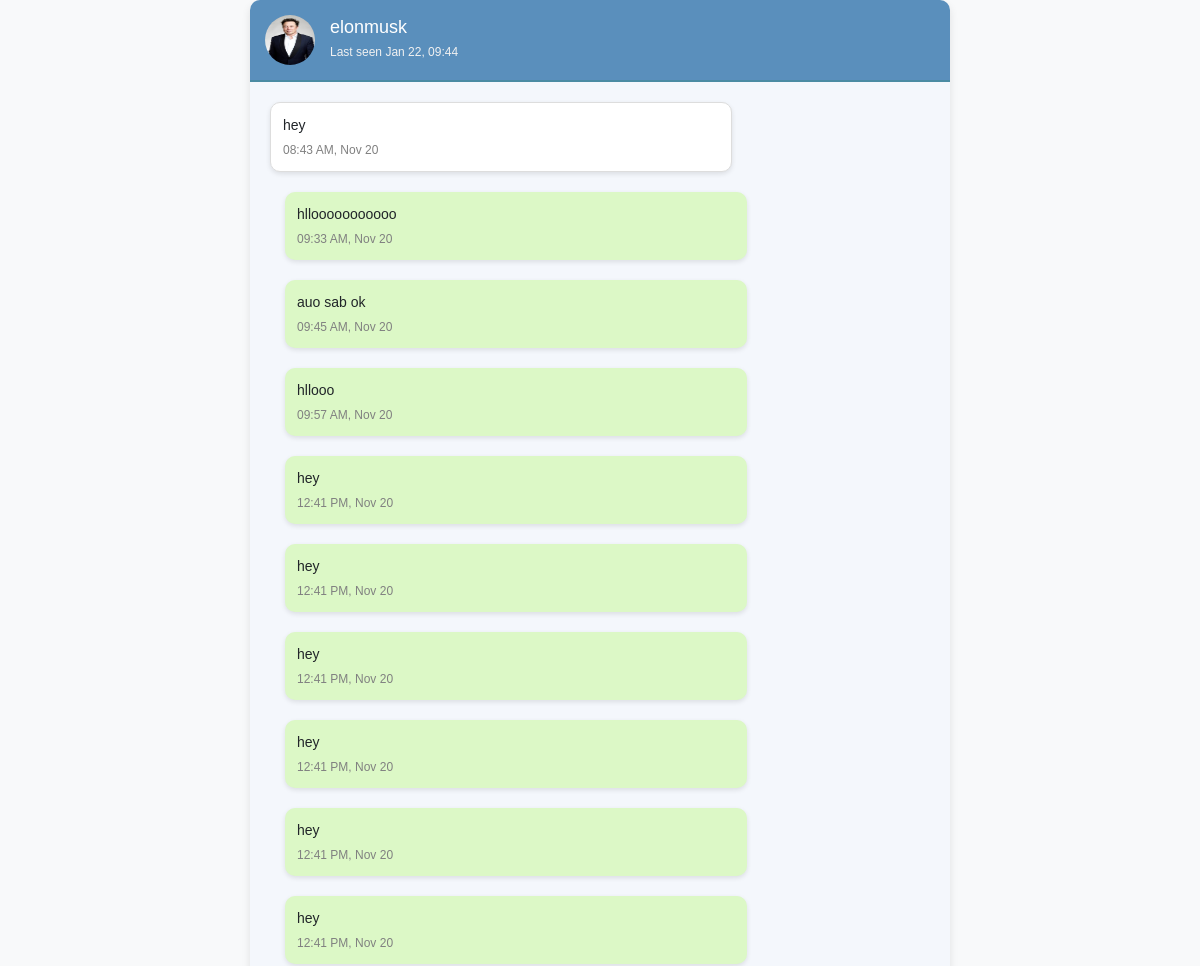
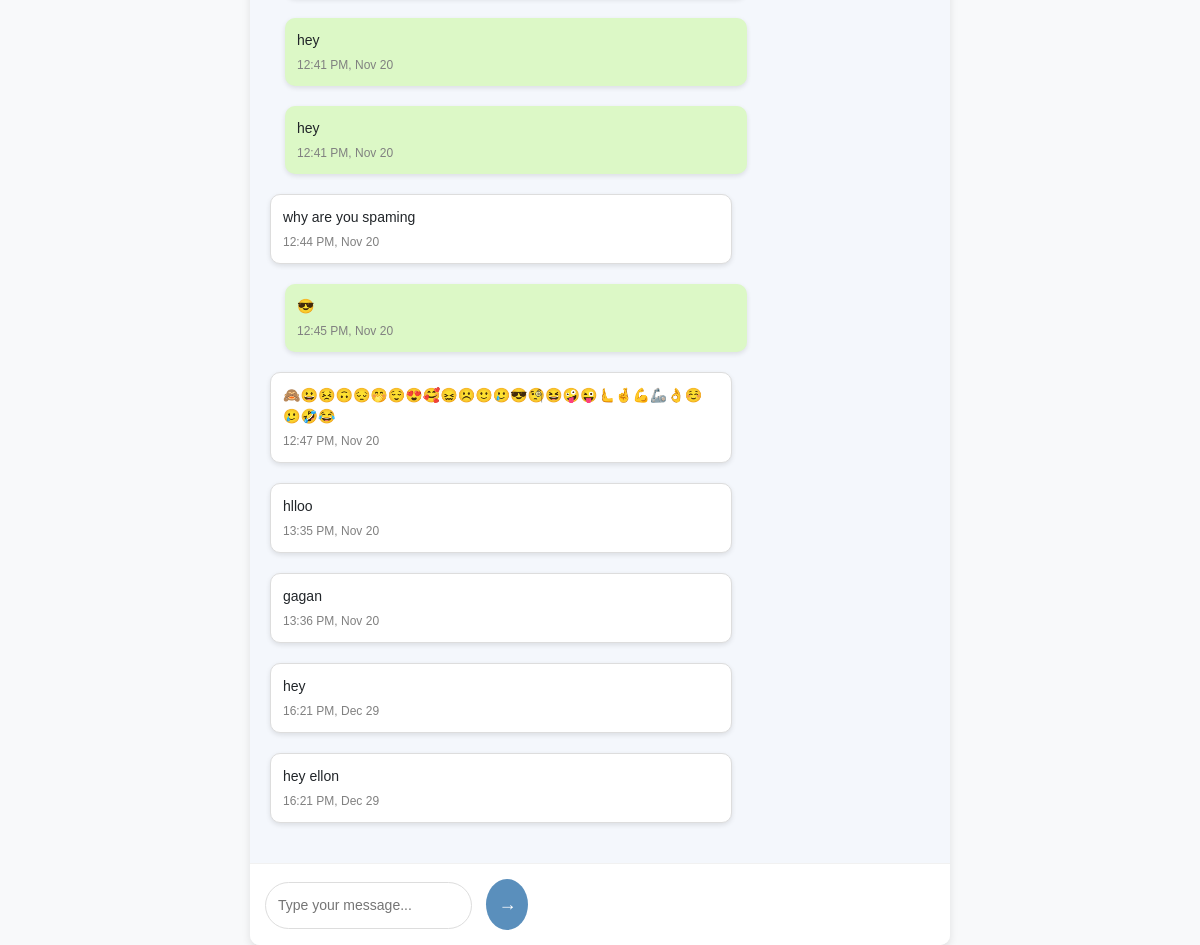
Page /chat/student/9/ (signed in) on the committed database (2 pictures, top to bottom).
### accounts/models.py (models this page shows, shortened)
class Student(models.Model):
    school = models.ForeignKey(School, on_delete=models.CASCADE)
    user = models.OneToOneField(User, on_delete=models.CASCADE)
    student_id = models.CharField(max_length=20, unique=True)
    email = models.EmailField()
    student_image = models.ImageField(upload_to="students/images")

class Message(models.Model):
    sender = models.ForeignKey(User, related_name="sent_messages", on_delete=models.CASCADE)
    receiver = models.ForeignKey(User, related_name="received_messages", on_delete=models.CASCADE)
    content = models.TextField()
    timestamp = models.DateTimeField(default=datetime.now)
    is_read = models.BooleanField(default=False)

### home/views.py (the view, shortened to what this page needs)
# urls.py: path('chat/student/<int:school_id>/', student_chat_detail, name='student_chat_detail'),
def student_chat_detail(request, school_id):
    student = get_object_or_404(Student, user=request.user)  # Get current student
    school = get_object_or_404(School, id=school_id)  # Get the selected school
    if student.school != school:
        return redirect("chat_home")  # Redirect to chat home if the school is incorrect
    messages = Message.objects.filter(
        sender=request.user, receiver=school.user
    ) | Message.objects.filter(
        sender=school.user, receiver=request.user
    ).order_by("timestamp")
    return render(
        request,
        "home/student_chat_detail.html",  # New template for student chat
        {"messages": messages, "student": student, "school": school},
    )

### home/templates/home/student_chat_detail.html (shortened to what this page needs)
<!DOCTYPE html>
<html lang="en">
<head>
    <link href="https://cdn.jsdelivr.net/npm/bootstrap@5.3.0-alpha1/dist/css/bootstrap.min.css" rel="stylesheet">
</head>
<body>
    <div class="chat-container">
        <div class="chat-header">
            <img src="{{ student.student_image.url }}" alt="Student">
            <div>
                <h5>{{ student.user.username }}</h5>
                <small>Last seen {{ student.user.last_login|date:"M d, H:i" }}</small>
            </div>
        </div>
        <div class="messages">
            {% for message in messages %}
                <div class="message {% if message.sender == request.user %}sent{% else %}received{% endif %}">
                    {{ message.content }}
                    <small>{{ message.timestamp|date:"H:i A, M d" }}</small>
                </div>
            {% endfor %}
        </div>
        <div class="chat-footer">
            <form method="POST">
                <input type="text" name="message" placeholder="Type your message..." required>
                <button type="submit">→</button>
            </form>
        </div>
    </div>
</body>
</html>

### home/templates/home/student_chat_detail.html (style rules this page uses)
body { margin: 0; padding: 0; background-color: #f8f9fa; font-family: Arial, sans-serif; }
.chat-container { display: flex; flex-direction: column; height: 100vh; background-color: #ffffff; border-radius: 10px; box-shadow: 0 4px 8px rgba(0, 0, 0, 0.1); max-width: 700px; margin: auto; overflow: hidden; }
.chat-header { padding: 15px; background-color: #5A8FBC; color: white; display: flex; align-items: center; border-bottom: 2px solid #4b8ba3; }
.chat-header img { width: 50px; height: 50px; border-radius: 50%; margin-right: 15px; }
.chat-header h5 { margin: 0; font-size: 18px; }
.chat-header small { color: #f1f1f1; font-size: 12px; }
.messages { flex-grow: 1; padding: 20px; overflow-y: auto; background-color: #f4f7fc; }
.message { margin-bottom: 20px; max-width: 70%; padding: 12px; border-radius: 10px; position: relative; box-shadow: 0 2px 5px rgba(0, 0, 0, 0.1); font-size: 14px; line-height: 1.5; }
.message.sent { background-color: #DCF8C6; align-self: flex-start; margin-left: 15px; }
.message.received { background-color: #ffffff; align-self: flex-end; margin-right: 15px; border: 1px solid #ddd; }
.message small { display: block; margin-top: 5px; font-size: 12px; color: gray; }
.chat-footer { padding: 15px; background-color: #ffffff; display: flex; align-items: center; border-top: 1px solid #f1f1f1; }
.chat-footer input { flex-grow: 1; padding: 12px; border-radius: 25px; border: 1px solid #ddd; font-size: 14px; }
.chat-footer button { margin-left: 10px; border-radius: 50%; border: none; padding: 12px; background-color: #5A8FBC; color: white; font-size: 18px; cursor: pointer; transition: background-color 0.3s ease; }

### rows in the picture
Student: student_image (picture), user.username "elonmusk", user.last_login "Jan 22, 09:44"
Message: content "hey", timestamp "08:43 AM, Nov 20"
Message: content "hllooooooooooo", timestamp "09:33 AM, Nov 20"
Message: content "auo sab ok", timestamp "09:45 AM, Nov 20"
Message: content "hllooo", timestamp "09:57 AM, Nov 20"
Message: content "hey", timestamp "12:41 PM, Nov 20"
Message: content "hey", timestamp "12:41 PM, Nov 20"
Message: content "hey", timestamp "12:41 PM, Nov 20"
Message: content "hey", timestamp "12:41 PM, Nov 20"
Message: content "hey", timestamp "12:41 PM, Nov 20"
Message: content "hey", timestamp "12:41 PM, Nov 20"
Message: content "hey", timestamp "12:41 PM, Nov 20"
Message: content "hey", timestamp "12:41 PM, Nov 20"
Message: content "why are you spaming", timestamp "12:44 PM, Nov 20"
Message: content "😎", timestamp "12:45 PM, Nov 20"
Message: content "🙈😀😣🙃😔🤭😌😍🥰😖☹️🙂🥲😎🧐😆🤪😜🫷🤞💪🦾👌☺️🥲🤣😂", timestamp "12:47 PM, Nov 20"
Message: content "hlloo", timestamp "13:35 PM, Nov 20"
Message: content "gagan", timestamp "13:36 PM, Nov 20"
Message: content "hey", timestamp "16:21 PM, Dec 29"
Message: content "hey ellon", timestamp "16:21 PM, Dec 29"
